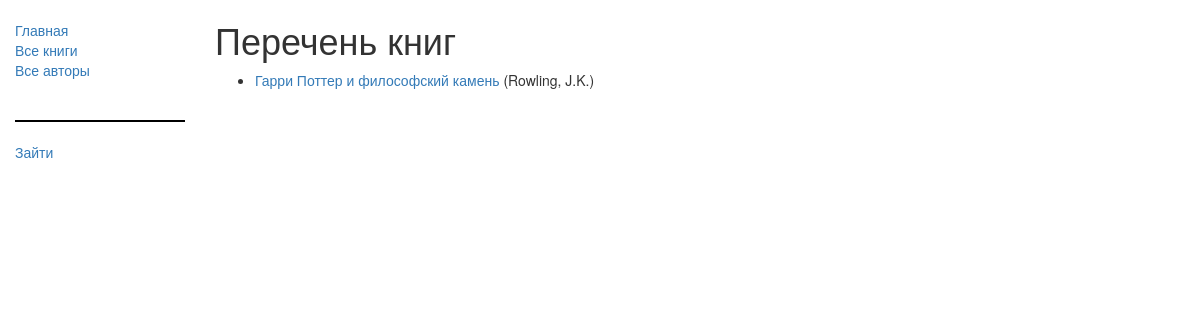
Page /catalog/books/ on the earlier database version.
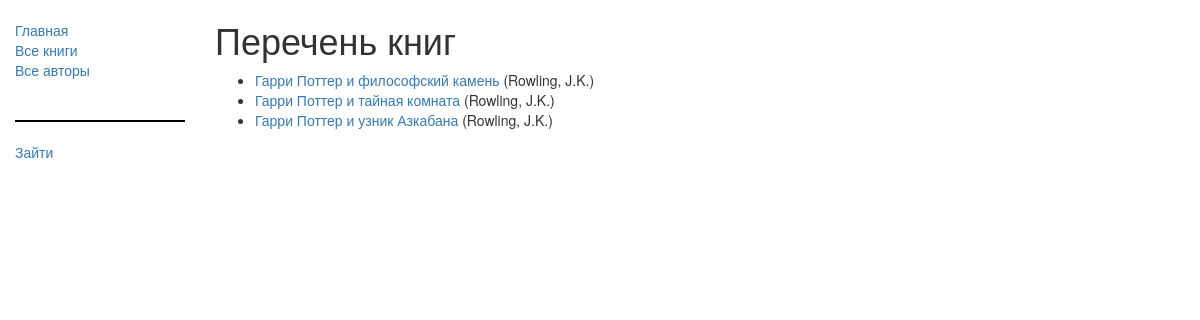
Same page on the later database version.
### catalog/models.py (models this page shows, shortened)
class Book(models.Model):
    title = models.CharField(max_length=200)
    author = models.ForeignKey('Author', on_delete=models.SET_NULL, null=True)
    summary = models.TextField(max_length=1000, help_text="Enter a brief description of the book")
    isbn = models.CharField('ISBN',max_length=13, help_text='13 Character <a href="https://www.isbn-international.org/content/what-isbn">ISBN number</a>')
    genre = models.ManyToManyField(Genre, help_text="Select a genre for this book")
    image = models.ImageField(upload_to='cover/', default='cover/default.jpg', validators=[validate_image])
    def get_absolute_url(self):
        return reverse('book-detail', args=[str(self.id)])
    def display_genre(self):
        return ', '.join([genre.name for genre in self.genre.all()[:3]])
    display_genre.short_description = 'Genre'
    class Meta:
        pass

class Author(models.Model):
    first_name = models.CharField(max_length=100)
    last_name = models.CharField(max_length=100)
    date_of_birth = models.DateField(null=True, blank=True)
    date_of_death = models.DateField('Died', null=True, blank=True)
    def __str__(self):
        return '%s, %s' % (self.last_name, self.first_name)

### catalog/views.py (the view)
class BookListView(generic.ListView):
    model = Book

### catalog/templates/catalog/book_list.html
{% extends "base_generic.html" %}
{% block content %}
    <h1>Перечень книг</h1>
    {% if book_list %}
    <ul>
      {% for book in book_list %}
      <li>
        <a href="{{ book.get_absolute_url }}">{{ book.title }}</a> ({{book.author}})
      </li>
      {% endfor %}
    </ul>
    {% else %}
      <p>Пока книг нет в бибилотеке</p>
    {% endif %}
{% endblock %}

Differences in the rows shown:
added Book: title "Гарри Поттер и тайная комната", author "Rowling, J.K."
added Book: title "Гарри Поттер и узник Азкабана", author "Rowling, J.K."
